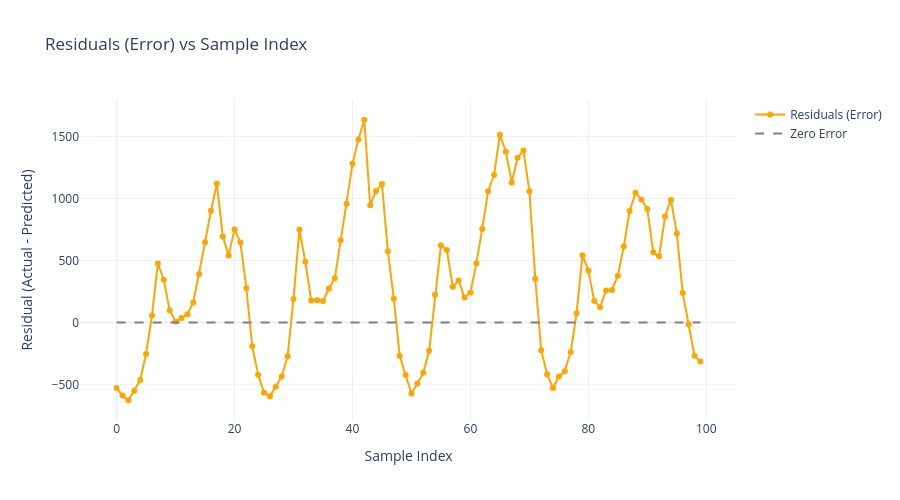

The cell this chart's notebook holds for it:
### Code cell
import plotly.graph_objects as go
import numpy as np

# Step 1: Calculate residuals
residuals = y_test[:100] - y_pred[:100]
indices = list(range(100))

# Step 2: Create plot
fig = go.Figure()

fig.add_trace(go.Scatter(
    x=indices,
    y=residuals,
    mode='lines+markers',
    name='Residuals (Error)',
    marker=dict(color='orange', symbol='circle', size=6),
    line=dict(color='orange')
))

# Add zero baseline for reference
fig.add_trace(go.Scatter(
    x=indices,
    y=[0]*100,
    mode='lines',
    name='Zero Error',
    line=dict(color='gray', dash='dash')
))

# Layout customization
fig.update_layout(
    title='Residuals (Error) vs Sample Index',
    xaxis_title='Sample Index',
    yaxis_title='Residual (Actual - Predicted)',
    template='plotly_white',
    height=500
)

fig.show()

### Figure 1 — Plotly figure (JSON) as saved in the notebook; plotly's stock layout.template omitted (floating-point values rounded to 4 significant figures)
{"data": [{"line": {"color": "orange"}, "marker": {"color": "orange", "size": 6, "symbol": "circle"}, "mode": "lines+markers", "name": "Residuals (Error)", "type": "scatter", "x": [0, 1, 2, 3, 4, 5, 6, 7, 8, 9, 10, 11, 12, 13, 14, 15, 16, 17, 18, 19, 20, 21, 22, 23, 24, 25, 26, 27, 28, 29, 30, 31, 32, 33, 34, 35, 36, 37, 38, 39, 40, 41, 42, 43, 44, 45, 46, 47, 48, 49, 50, 51, 52, 53, 54, 55, 56, 57, 58, 59, 60, 61, 62, 63, 64, 65, 66, 67, 68, 69, 70, 71, 72, 73, 74, 75, 76, 77, 78, 79, 80, 81, 82, 83, 84, 85, 86, 87, 88, 89, 90, 91, 92, 93, 94, 95, 96, 97, 98, 99], "y": [-530.4, -589.4, -628.4, -552.4, -465.4, -254.4, 56.59, 475.6, 344.6, 96.59, 6.59, 34.59, 65.59, 160.6, 390.6, 646.6, 900.6, 1122.0, 692.6, 540.6, 750.6, 644.6, 277.6, -192.4, -423.4, -567.4, -596.4, -520.4, -437.4, -272.4, 189.6, 749.6, 488.6, 177.6, 179.6, 172.6, 273.6, 355.6, 663.6, 958.6, 1280.0, 1477.0, 1636.0, 945.6, 1061.0, 1117.0, 574.6, 193.6, -268.4, -424.4, -573.4, -492.4, -407.4, -229.4, 223.6, 622.6, 583.6, 288.6, 337.6, 200.6, 241.6, 476.6, 754.6, 1059.0, 1190.0, 1515.0, 1379.0, 1129.0, 1329.0, 1387.0, 1059.0, 352.6, -224.4, -419.4, -529.4, -436.4, -393.4, -239.4, 73.59, 542.6, 419.6, 173.6, 122.6, 257.6, 261.6, 376.6, 611.6, 898.6, 1047.0, 991.6, 914.6, 565.6, 533.6, 854.6, 988.6, 718.6, 236.6, -15.41, -268.4, -316.4]}, {"line": {"color": "gray", "dash": "dash"}, "mode": "lines", "name": "Zero Error", "type": "scatter", "x": [0, 1, 2, 3, 4, 5, 6, 7, 8, 9, 10, 11, 12, 13, 14, 15, 16, 17, 18, 19, 20, 21, 22, 23, 24, 25, 26, 27, 28, 29, 30, 31, 32, 33, 34, 35, 36, 37, 38, 39, 40, 41, 42, 43, 44, 45, 46, 47, 48, 49, 50, 51, 52, 53, 54, 55, 56, 57, 58, 59, 60, 61, 62, 63, 64, 65, 66, 67, 68, 69, 70, 71, 72, 73, 74, 75, 76, 77, 78, 79, 80, 81, 82, 83, 84, 85, 86, 87, 88, 89, 90, 91, 92, 93, 94, 95, 96, 97, 98, 99], "y": [0, 0, 0, 0, 0, 0, 0, 0, 0, 0, 0, 0, 0, 0, 0, 0, 0, 0, 0, 0, 0, 0, 0, 0, 0, 0, 0, 0, 0, 0, 0, 0, 0, 0, 0, 0, 0, 0, 0, 0, 0, 0, 0, 0, 0, 0, 0, 0, 0, 0, 0, 0, 0, 0, 0, 0, 0, 0, 0, 0, 0, 0, 0, 0, 0, 0, 0, 0, 0, 0, 0, 0, 0, 0, 0, 0, 0, 0, 0, 0, 0, 0, 0, 0, 0, 0, 0, 0, 0, 0, 0, 0, 0, 0, 0, 0, 0, 0, 0, 0]}], "layout": {"height": 500, "title": {"text": "Residuals (Error) vs Sample Index"}, "xaxis": {"autorange": true, "range": [-6.14, 105.1], "title": {"text": "Sample Index"}, "type": "linear"}, "yaxis": {"autorange": true, "range": [-787.8, 1795.0], "title": {"text": "Residual (Actual - Predicted)"}, "type": "linear"}}}
